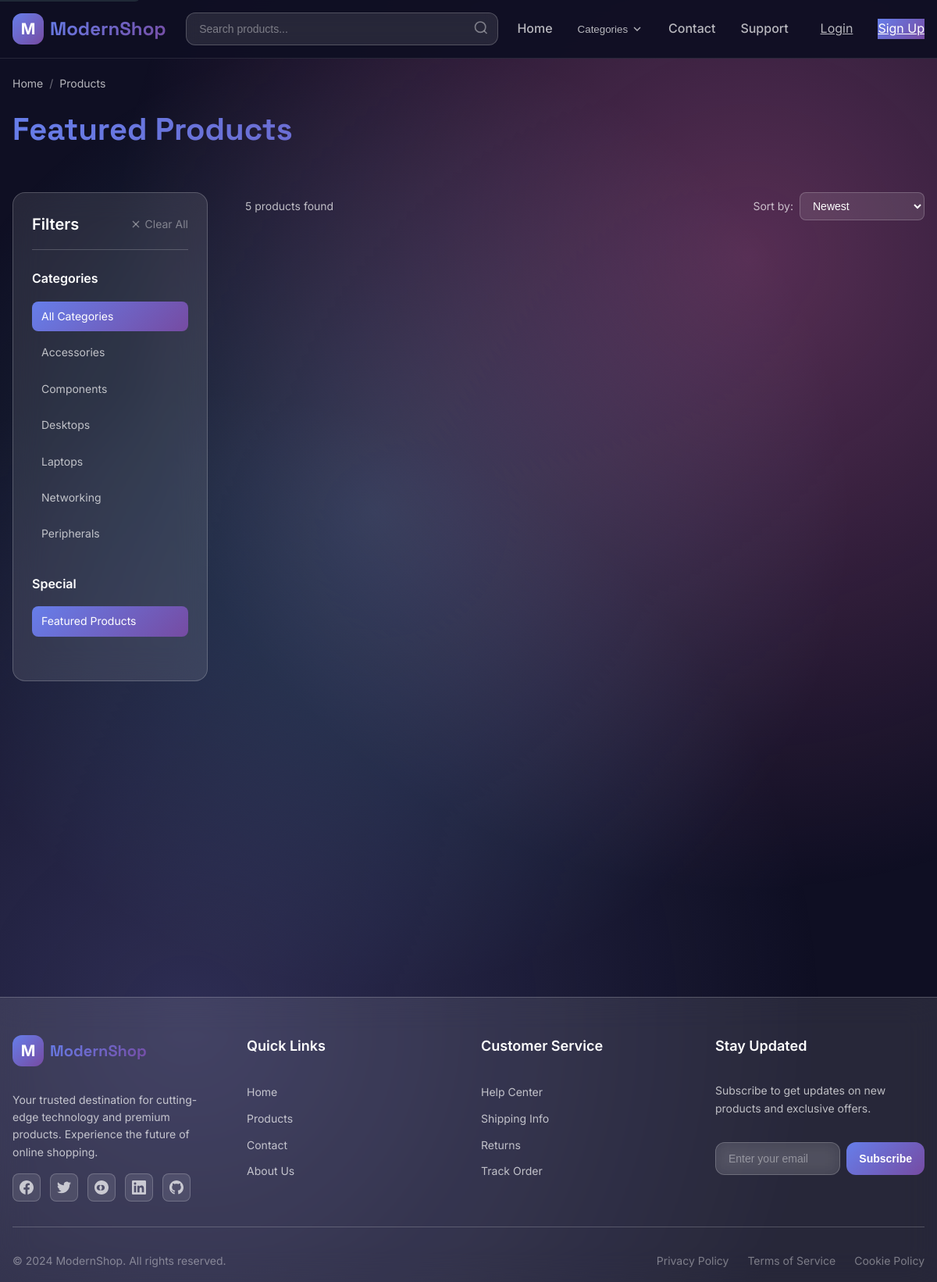
Screenshot of /pages/products.php?featured=1 with the database file from the repository.
### tables this page shows
CREATE TABLE categories (
    id VARCHAR(50) PRIMARY KEY,
    name VARCHAR(100) NOT NULL,
    icon VARCHAR(50) DEFAULT NULL,
    created_at TIMESTAMP DEFAULT CURRENT_TIMESTAMP
);

### includes/functions.php (called while the page is built, shortened)
<?php
require_once __DIR__ . '/../config/database.php';
class ProductManager {
    private $db;
    public function __construct() {
        $this->db = getDB();
    }
    public function getAllProducts($category = null, $featured = null, $search = null) {
        $sql = "SELECT p.*, c.name as category_name FROM products p
                LEFT JOIN categories c ON p.category_id = c.id WHERE 1=1";
        $params = [];
        if ($featured !== null) {
            $sql .= " AND p.featured = ?";
            $params[] = $featured;
        }
        $sql .= " ORDER BY p.created_at DESC";
        $stmt = $this->db->prepare($sql);
        $stmt->execute($params);
        return $stmt->fetchAll();
    }
    public function getCategories() {
        $stmt = $this->db->prepare("SELECT * FROM categories ORDER BY name");
        $stmt->execute();
        return $stmt->fetchAll();
    }
}
function getBaseUrl() {
    if ($_SERVER['HTTP_HOST'] === 'localhost' || strpos($_SERVER['HTTP_HOST'], '127.0.0.1') !== false) {
        return '/m-ecommerce-php';
    } else {
        return '';
    }
}
?>

### config/database.php (called while the page is built, shortened)
<?php
class Database {
    private $host;
    private $db_name;
    private $username;
    private $password;
    public function __construct() {
        $httpHost = $_SERVER['HTTP_HOST'] ?? 'localhost';
        if ($httpHost === 'localhost' || strpos($httpHost, '127.0.0.1') !== false || php_sapi_name() === 'cli') {
            $this->host = 'localhost';
            $this->db_name = 'm_ecommerce';
            $this->username = 'root';
            $this->password = '';
        } else {
            $this->host = $_ENV['DB_HOST'] ?? 'localhost';
            $this->db_name = $_ENV['DB_NAME'] ?? 'm_ecommerce';
            $this->username = $_ENV['DB_USER'] ?? 'your_db_username';
            $this->password = $_ENV['DB_PASS'] ?? 'your_db_password';
        }
    }
    public function connect() {
        $this->conn = null;
        try {
            $this->conn = new PDO(
                "mysql:host=" . $this->host . ";dbname=" . $this->db_name,
                $this->username,
                $this->password
            );
            $this->conn->setAttribute(PDO::ATTR_ERRMODE, PDO::ERRMODE_EXCEPTION);
            $this->conn->setAttribute(PDO::ATTR_DEFAULT_FETCH_MODE, PDO::FETCH_ASSOC);
        } catch(PDOException $e) {
            echo "Connection Error: " . $e->getMessage();
        }
        return $this->conn;
    }
}
function getDB() {
    static $database = null;
    if ($database === null) {
        $database = new Database();
    }
    return $database->connect();
}
?>

### pages/products.php (the view, shortened to what this page needs)
<?php
require_once __DIR__ . '/../includes/functions.php';
$productManager = new ProductManager();
$categories = $productManager->getCategories();
$selectedCategory = $_GET['category'] ?? '';
$searchQuery = $_GET['search'] ?? '';
$featured = isset($_GET['featured']) ? (int)$_GET['featured'] : null;
$sortBy = $_GET['sort'] ?? 'newest';
$products = $productManager->getAllProducts($selectedCategory, $featured, $searchQuery);
switch ($sortBy) {
    default:
        usort($products, function($a, $b) { return strtotime($b['created_at']) <=> strtotime($a['created_at']); });
}
$totalProducts = count($products);
?>
<!DOCTYPE html>
<html lang="en">
<head>
    <link rel="stylesheet" href="<?= getBaseUrl() ?>/css/style.css">
</head>
<body>
    <?php include __DIR__ . '/../components/header.php'; ?>
    <main id="main-content" class="products-main">
        <div class="container">
            <div class="page-header">
                <div class="breadcrumb">
                    <a href="<?= getBaseUrl() ?>/index.php">Home</a>
                    <span class="breadcrumb-separator">/</span>
                    <span>Products</span>
                </div>
                <h1 class="page-title gradient-text font-display">
                    <?php if ($searchQuery): ?>
                        Search Results
                    <?php elseif ($featured): ?>
                        Featured Products
                    <?php elseif ($selectedCategory): ?>
                        <?= htmlspecialchars($categories[array_search($selectedCategory, array_column($categories, 'id'))]['name'] ?? $selectedCategory) ?>
                    <?php else: ?>
                        All Products
                    <?php endif; ?>
                </h1>
            </div>
            <div class="products-layout">
                <aside class="filters-sidebar">
                    <div class="filters-header">
                        <h2>Filters</h2>
                        <?php if ($selectedCategory || $searchQuery || $featured): ?>
                            <a href="<?= getBaseUrl() ?>/pages/products.php" class="clear-filters">
                                <svg width="16" height="16" viewBox="0 0 24 24" fill="none" stroke="currentColor" stroke-width="2">
                                    <line x1="18" y1="6" x2="6" y2="18"></line>
                                    <line x1="6" y1="6" x2="18" y2="18"></line>
                                </svg>
                                Clear All
                            </a>
                        <?php endif; ?>
                    </div>
                    <div class="filter-section">
                        <h3 class="filter-title">Categories</h3>
                        <div class="filter-options">
                            <a href="<?= getBaseUrl() ?>/pages/products.php<?= $searchQuery ? '?search=' . urlencode($searchQuery) : '' ?>"
                               class="filter-option <?= !$selectedCategory ? 'active' : '' ?>">
                                All Categories
                            </a>
                            <?php foreach ($categories as $category): ?>
                                <a href="<?= getBaseUrl() ?>/pages/products.php?category=<?= $category['id'] ?><?= $searchQuery ? '&search=' . urlencode($searchQuery) : '' ?>"
                                   class="filter-option <?= $selectedCategory === $category['id'] ? 'active' : '' ?>">
                                    <?= htmlspecialchars($category['name']) ?>
                                </a>
                            <?php endforeach; ?>
                        </div>
                    </div>
                    <div class="filter-section">
                        <h3 class="filter-title">Special</h3>
                        <div class="filter-options">
                            <a href="<?= getBaseUrl() ?>/pages/products.php?featured=1<?= $selectedCategory ? '&category=' . $selectedCategory : '' ?><?= $searchQuery ? '&search=' . urlencode($searchQuery) : '' ?>"
                               class="filter-option <?= $featured ? 'active' : '' ?>">
                                Featured Products
                            </a>
                        </div>
                    </div>
                </aside>
                <div class="products-content">
                    <div class="results-header">
                        <p class="results-count" role="status" aria-live="polite">
                            <?= $totalProducts ?> <?= $totalProducts === 1 ? 'product' : 'products' ?> found
                        </p>
                        <div class="sort-container">
                            <label for="sort" class="sort-label">Sort by:</label>
                            <select id="sort" name="sort" class="sort-select" aria-label="Sort products">
                                <option value="newest" <?= $sortBy === 'newest' ? 'selected' : '' ?>>Newest</option>
                            </select>
                        </div>
                    </div>
                    <?php if (empty($products)): ?>
                        <div class="no-results">
                            <div class="no-results-icon">
                                <svg width="64" height="64" viewBox="0 0 24 24" fill="none" stroke="currentColor" stroke-width="1">
                                    <circle cx="11" cy="11" r="8"></circle>
                                    <path d="m21 21-4.35-4.35"></path>
                                </svg>
                            </div>
                            <h3>No products found</h3>
                            <p>Try adjusting your search or filter criteria</p>
                            <a href="<?= getBaseUrl() ?>/pages/products.php" class="btn btn-primary">
                                View All Products
                            </a>
                        </div>
                    <?php else: ?>
                        <div class="product-grid">
                        </div>
                    <?php endif; ?>
                </div>
            </div>
        </div>
    </main>
    <?php include __DIR__ . '/../components/footer.php'; ?>
</body>
</html>

### css/style.css (style rules this page uses)
* { margin: 0; padding: 0; box-sizing: border-box; }
:root { --primary-gradient: linear-gradient(135deg, #667eea 0%, #764ba2 100%); --secondary-gradient: linear-gradient(135deg, #f093fb 0%, #f5576c 100%); --accent-gradient: linear-gradient(135deg, #4facfe 0%, #00f2fe 100%); --dark-bg: #0f0f23; --card-bg: rgba(255, 255, 255, 0.05); --glass-bg: rgba(255, 255, 255, 0.1); --glass-border: rgba(255, 255, 255, 0.2); --text-primary: #ffffff; --text-secondary: rgba(255, 255, 255, 0.7); --text-muted: rgba(255, 255, 255, 0.4); }
body { font-family: 'Inter', -apple-system, BlinkMacSystemFont, sans-serif; background: var(--dark-bg); color: var(--text-primary); line-height: 1.6; min-height: 100vh; }
body::before { content: ''; position: fixed; top: 0; left: 0; width: 100%; height: 100%; background: radial-gradient(circle at 20% 80%, rgba(120, 119, 198, 0.3) 0%, transparent 50%), radial-gradient(circle at 80% 20%, rgba(255, 119, 198, 0.3) 0%, transparent 50%), radial-gradient(circle at 40% 40%, rgba(120, 219, 255, 0.2) 0%, transparent 50%); z-index: -1; pointer-events: none; }
.container { max-width: 1200px; margin: 0 auto; padding: 0 1rem; }
.gradient-text { background: var(--primary-gradient); -webkit-background-clip: text; -webkit-text-fill-color: transparent; background-clip: text; }
.font-display { font-family: 'Space Grotesk', sans-serif; }
.product-grid { display: grid; grid-template-columns: repeat(auto-fill, minmax(300px, 1fr)); gap: 2rem; padding: 2rem 0; }

### pages/products.php (style rules this page uses)
.products-main { padding-top: 6rem; padding-bottom: 2rem; min-height: 100vh; }
.page-header { margin-bottom: 3rem; }
.breadcrumb { display: flex; align-items: center; gap: 0.5rem; font-size: 0.875rem; color: var(--text-secondary); margin-bottom: 1rem; }
.breadcrumb a { color: var(--text-secondary); text-decoration: none; transition: color 0.3s ease; }
.breadcrumb-separator { color: var(--text-muted); }
.page-title { font-size: 2.5rem; font-weight: bold; margin-bottom: 0.5rem; }
.products-layout { display: grid; grid-template-columns: 250px 1fr; gap: 3rem; }
.filters-sidebar { background: var(--glass-bg); backdrop-filter: blur(20px); border: 1px solid var(--glass-border); border-radius: 1rem; padding: 1.5rem; height: fit-content; position: sticky; top: 6rem; }
.filters-header { display: flex; justify-content: space-between; align-items: center; margin-bottom: 1.5rem; padding-bottom: 1rem; border-bottom: 1px solid var(--glass-border); }
.filters-header h2 { font-size: 1.25rem; font-weight: 600; color: var(--text-primary); }
.clear-filters { display: flex; align-items: center; gap: 0.25rem; color: var(--text-muted); text-decoration: none; font-size: 0.875rem; transition: color 0.3s ease; }
.filter-section { margin-bottom: 2rem; }
.filter-title { font-size: 1rem; font-weight: 600; color: var(--text-primary); margin-bottom: 1rem; }
.filter-options { display: flex; flex-direction: column; gap: 0.5rem; }
.filter-option { padding: 0.5rem 0.75rem; color: var(--text-secondary); text-decoration: none; border-radius: 0.5rem; font-size: 0.875rem; transition: all 0.3s ease; }
.filter-option.active { background: var(--primary-gradient); color: white; }
.results-header { display: flex; justify-content: space-between; align-items: center; margin-bottom: 2rem; flex-wrap: wrap; gap: 1rem; }
.results-count { color: var(--text-secondary); font-size: 0.875rem; }
.sort-container { display: flex; align-items: center; gap: 0.5rem; }
.sort-label { font-size: 0.875rem; color: var(--text-secondary); }
.sort-select { background: var(--glass-bg); border: 1px solid var(--glass-border); border-radius: 0.5rem; padding: 0.5rem 0.75rem; color: var(--text-primary); font-size: 0.875rem; cursor: pointer; }

### rows the page displays
categories: name "Accessories"
categories: name "Components"
categories: name "Desktops"
categories: name "Laptops"
categories: name "Networking"
categories: name "Peripherals"

### other values shown
$totalProducts "5"
